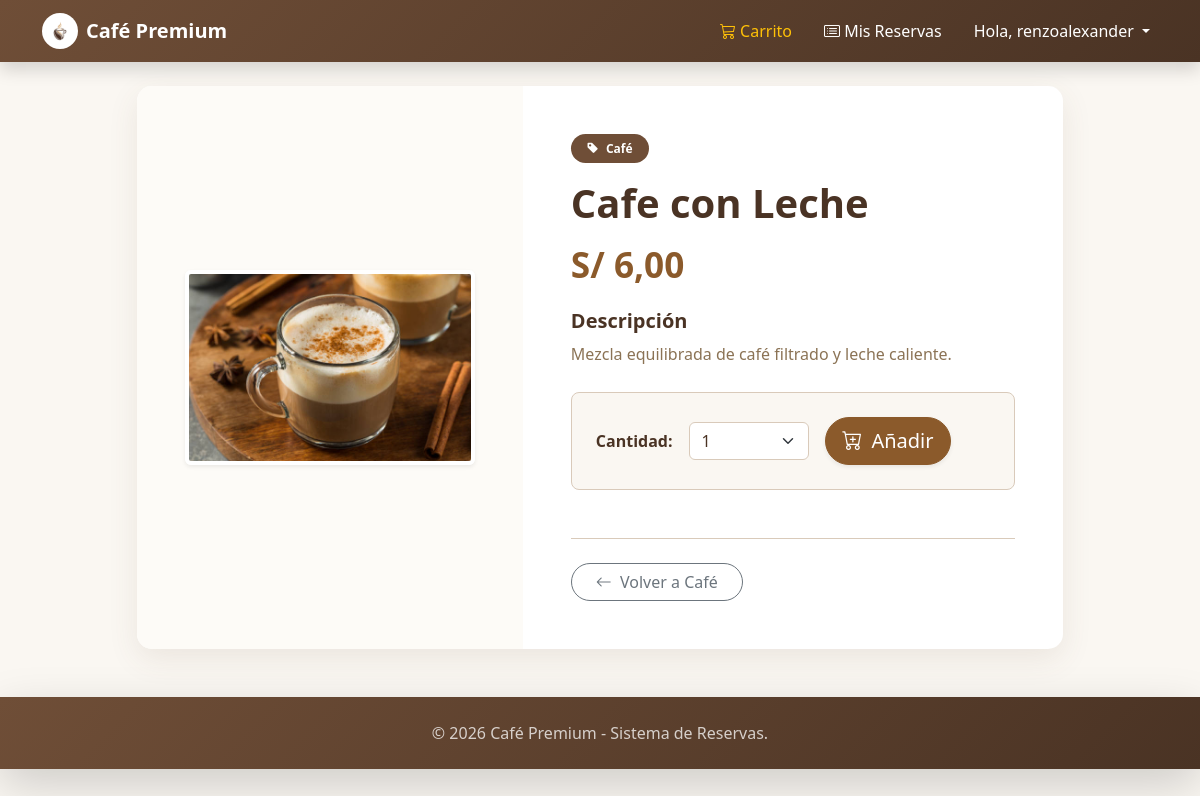
The page /tienda/5/cafe-con-leche/ (signed in) on the database its author committed.
### mitienda/models.py (models this page shows, shortened)
class Product(models.Model):
    category = models.ForeignKey(Category,
                                 related_name='products',
                                 on_delete=models.CASCADE)
    name = models.CharField(max_length=200)
    slug = models.SlugField(max_length=200)
    image = models.ImageField(upload_to='',
                              blank=True)
    description = models.TextField(blank=True)
    price = models.DecimalField(max_digits=5,
                                decimal_places=2)
    stock = models.PositiveIntegerField(default=0)
    available = models.BooleanField(default=True)
    created = models.DateTimeField(auto_now=True)
    updated = models.DateTimeField(auto_now_add=True)
    class Meta:
        ordering = ['name']

class Category(models.Model):
    name = models.CharField(max_length=200)
    slug = models.SlugField(max_length=200)
    class Meta:
        ordering = ['name']
        indexes = [
            models.Index(fields=['name'])
        ]
    def __str__(self):
        return self.name
    def get_absolute_url(self):
        return reverse('tienda:product_list_category',
                       args=[self.slug])

### mitienda/views.py (the view)
# urls.py: path('<int:id>/<slug:slug>/', views.product_detail, name='product_detail')
@login_required
def product_detail(request, id, slug):
    product = get_object_or_404(Product,
                                id = id,
                                slug = slug,
                                available = True)
    cart_product_form = CartAddProductForm()
    return render(request,
                  'tienda/products/detail.html',
                  {'product':product,
                   'cart_product_form':cart_product_form})

### cart/forms.py
class CartAddProductForm(forms.Form):
    cantidad = forms.TypedChoiceField(choices=PRODUCT_QUANTITY_CHOICES,
                                      coerce=int)
    override = forms.BooleanField(required=False,
                                  initial=False,
                                  widget=forms.HiddenInput)

### mitienda/templates/tienda/products/detail.html (shortened to what this page needs)
{% extends "base.html" %}
{% load static %}
{% block content %}
  <div class="row justify-content-center mt-4 mb-5">
    <div class="col-md-10">
      <div class="card border-0" style="border-radius: 15px; box-shadow: 0 10px 30px rgba(111, 78, 55, 0.1);">
        <div class="row g-0">
          <div class="col-md-5 d-flex align-items-center p-4 p-md-5" style="background-color: #fdfbf7; border-top-left-radius: 15px; border-bottom-left-radius: 15px;">
            <img src="{% if product.image %}{{ product.image.url }}{% else %}{% static 'img/no_image.jpg' %}{% endif %}"
                 class="img-fluid rounded shadow-sm mx-auto d-block" alt="{{ product.name }}" style="max-height: 400px; object-fit: contain; border: 4px solid white;">
          </div>
          <div class="col-md-7">
            <div class="card-body p-4 p-md-5">
              <span class="badge rounded-pill mb-2 px-3 py-2" style="background-color: var(--coffee-light); color: white;"><i class="bi bi-tag-fill me-1"></i> {{ product.category }}</span>
              <h1 class="card-title mt-2 fw-bold" style="color: var(--coffee-dark);">{{ product.name }}</h1>
              <h2 class="mb-4 fw-bold mt-3" style="color: var(--caramel); font-size: 2.2rem;">S/ {{ product.price|floatformat:2 }}</h2>
              <div class="mb-4">
                <h5 class="fw-bold" style="color: var(--coffee-dark);">Descripción</h5>
                <p class="card-text" style="color: var(--text-muted); line-height: 1.7;">{{ product.description|linebreaksbr }}</p>
              </div>
              {% if product.stock > 0 %}
                <form action="{% url 'cart:cart_add' product.id %}" method="post" class="mt-4 p-4 rounded-3" style="background-color: var(--cream-bg); border: 1px solid var(--border-color);">
                  <div class="row g-3 align-items-center">
                    <div class="col-sm-auto">
                      <label for="id_cantidad" class="col-form-label fw-bold" style="color: var(--coffee-dark);">Cantidad:</label>
                    </div>
                    <div class="col-sm-4 col-4">
                      {{ cart_product_form.cantidad }}
                    </div>
                    <div class="col-sm-auto col-8">
                      <button type="submit" class="btn btn-primary btn-lg rounded-pill shadow-sm w-100">
                        <i class="bi bi-cart-plus me-1"></i> Añadir
                      </button>
                    </div>
                  </div>
                </form>
              {% else %}
                <div class="alert alert-danger mt-4 d-inline-flex align-items-center rounded-pill px-4">
                  <i class="bi bi-x-circle-fill me-2 fs-5"></i> Agotado temporalmente
                </div>
              {% endif %}
              <div class="mt-5 border-top pt-4" style="border-color: var(--border-color) !important;">
                <a href="{{ product.category.get_absolute_url }}" class="btn btn-outline-secondary rounded-pill px-4">
                  <i class="bi bi-arrow-left me-1"></i> Volver a {{ product.category }}
                </a>
              </div>
            </div>
          </div>
        </div>
      </div>
    </div>
  </div>
{% endblock %}

### templates/base.html (shortened to what this page needs)
{% load static %}
<!DOCTYPE html>
<html lang="es">
<head>
    <link href="https://cdn.jsdelivr.net/npm/bootstrap@5.3.3/dist/css/bootstrap.min.css" rel="stylesheet">
    <link rel="stylesheet" href="https://cdn.jsdelivr.net/npm/bootstrap-icons@1.11.3/font/bootstrap-icons.min.css">
</head>
<body>
    <nav class="navbar navbar-expand-lg navbar-dark navbar-custom sticky-top shadow">
        <div class="container">
            <a class="navbar-brand fw-bold d-flex align-items-center" href="{% url 'tienda:product_list' %}">
                <img src="/media/logo.png" alt="Logo" width="36" height="36" class="me-2 rounded-circle bg-white p-1">
                Café Premium
            </a>
            <div class="collapse navbar-collapse" id="navbarNav">
                <ul class="navbar-nav ms-auto align-items-center">
                    <li class="nav-item me-3">
                        <a class="nav-link text-warning" href="{% url 'cart:cart_detail' %}">
                            <i class="bi bi-cart3"></i> Carrito
                        </a>
                    </li>
                    {% if request.user.is_authenticated %}
                    <li class="nav-item me-3">
                        <a class="nav-link text-white" href="{% url 'history' %}">
                            <i class="bi bi-card-list"></i> Mis Reservas
                        </a>
                    </li>
                    <li class="nav-item dropdown">
                        <a class="nav-link dropdown-toggle text-white" href="#" id="navbarDropdown" role="button" data-bs-toggle="dropdown" aria-expanded="false">
                            Hola, {{ request.user.first_name|default:request.user.username }}
                        </a>
                    </li>
                    {% endif %}
                </ul>
            </div>
        </div>
    </nav>
    <div class="container mt-4 mb-5">
        {% block content %}
        {% endblock %}
    </div>
    <footer class="navbar-custom text-white text-center py-4 mt-auto shadow-lg">
        <div class="container">
            <p class="mb-0 opacity-75">&copy; {% now "Y" %} Café Premium - Sistema de Reservas.</p>
        </div>
    </footer>
</body>
</html>

### templates/base.html (style rules this page uses)
:root { --coffee-dark: #4a3324; --coffee-light: #6f4e37; --caramel: #8b5a2b; --cream-bg: #faf7f2; --cream-card: #ffffff; --border-color: #d9caba; --text-dark: #3e2723; --text-muted: #8b7355; }
body { background-color: var(--cream-bg) !important; color: var(--text-dark); font-family: 'Segoe UI', system-ui, -apple-system, sans-serif; }
.btn-primary { background-color: var(--caramel) !important; border-color: var(--caramel) !important; color: white !important; transition: all 0.3s; }
.card { border-radius: 12px; border: 1px solid var(--border-color); background-color: var(--cream-card); box-shadow: 0 8px 24px rgba(111, 78, 55, 0.08); transition: transform 0.2s, box-shadow 0.2s; }
.navbar-custom { background: linear-gradient(135deg, var(--coffee-light) 0%, var(--coffee-dark) 100%); }

### rows shown on the page
Product: image (picture), category "Café", name "Cafe con Leche", price "6,00", description "Mezcla equilibrada de café filtrado y leche caliente."

### other values the page prints
{{ request.user.first_name|default:request.user.username }} "renzoalexander"
